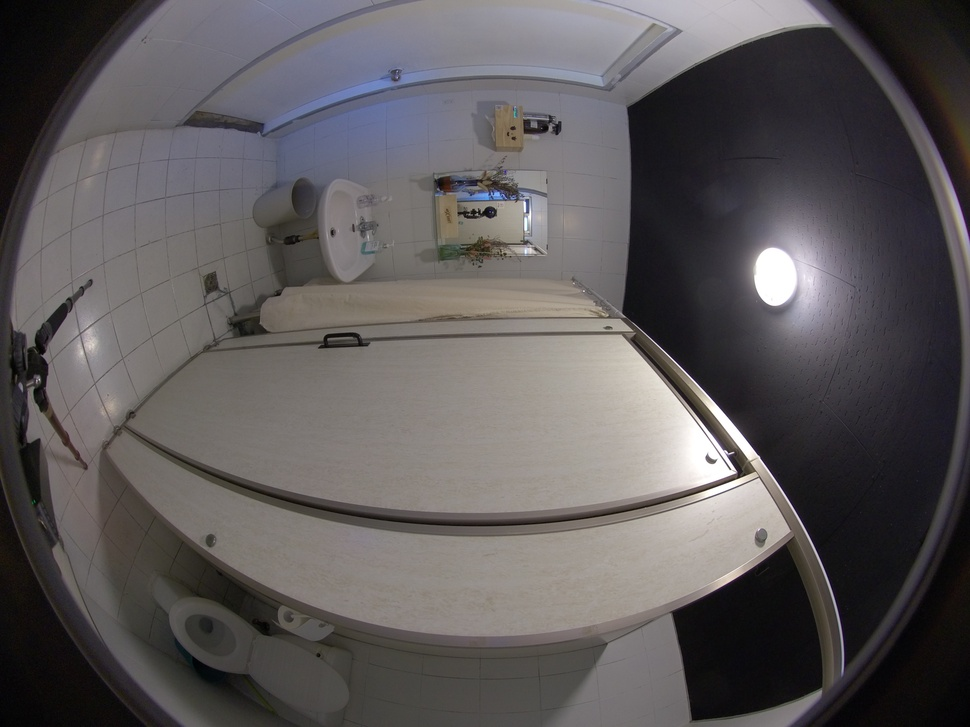
#> input picture image/origin_1.jpg, 970 x 727 px, shrunk from 4000 x 3000 before the run, given as the content of the folder image/origin_1.jpg, which was not available
$ python cut_fisheye_noise.py
#> lines starting #> are read from the running program, lines starting #| are printed output that depends on the picture; after the words box and inside, x2 and y2 are one past the last pixel; in counts of white or black regions, pixels touching at a corner belong together; pictures that were not available may be replaced by others from this repository, and a replacement may not be noted
import numpy as np
from PIL import Image, ImageDraw
import os


pathDir = 'image'
fileList = os.listdir(pathDir)
if '.DS_Store' in fileList:
    fileList.remove('.DS_Store')

for folder in fileList:
    fileList_second = os.listdir(pathDir+'/'+folder)

    if '.DS_Store' in fileList_second:
        fileList_second.remove('.DS_Store')
    for image in fileList_second:
        if image.split('.')[1] == 'jpg' and image.find('origin') != -1:
            # Open the input image as numpy array, convert to RGB
            img = Image.open(pathDir+'/'+folder+'/'+image).convert("RGB")
#> img is the input picture: PIL image 970x727 RGB; mean R, G, B 92.9, 89.1, 90.1
            npImage = np.array(img)
            h, w = img.size
#> h = 970; w = 727

            # Create same size alpha layer with circle
            alpha = Image.new('L', img.size, 0)
#> alpha: PIL image 970x727 L; every value is 0
            draw = ImageDraw.Draw(alpha)
            draw.pieslice([50, -450, h-50, w+450], 0, 360, fill=255)

            # Convert alpha Image to numpy array
            npAlpha = np.array(alpha)
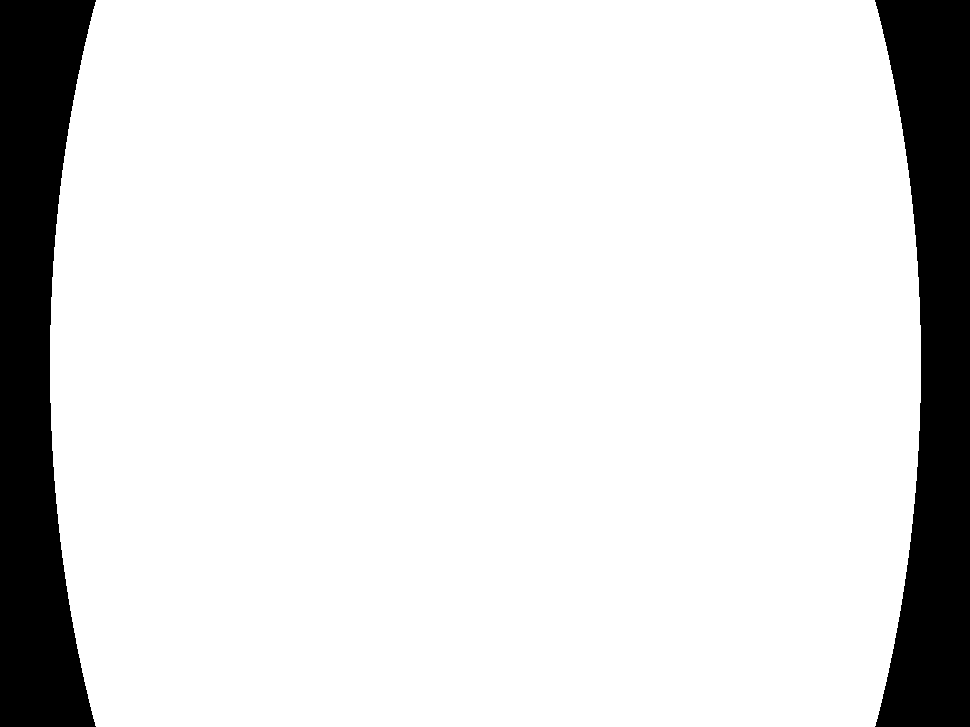
#> npAlpha: shape (727, 970); 86.7% white; 2 black regions, box (x1, y1, x2, y2) and area: (0, 0, 96, 727) 47204, (875, 0, 970, 727) 46477

            # Add alpha layer to RGB
            npImage = np.dstack((npImage, npAlpha))
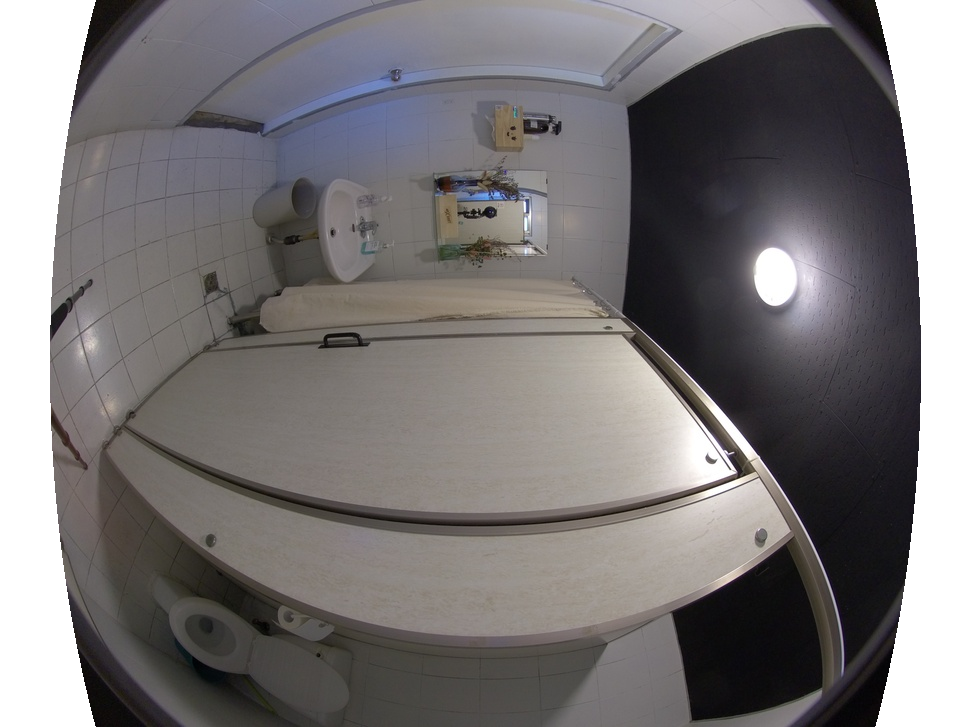
#> npImage: shape (727, 970, 4); mean R, G, B, A 92.9, 89.1, 90.1, 221.1; transparent parts drawn white

            # Save with alpha
            Image.fromarray(
                npImage[:, 50:h-50]).save(pathDir+'/'+folder+'/'+image.split('.')[0]+'.png')
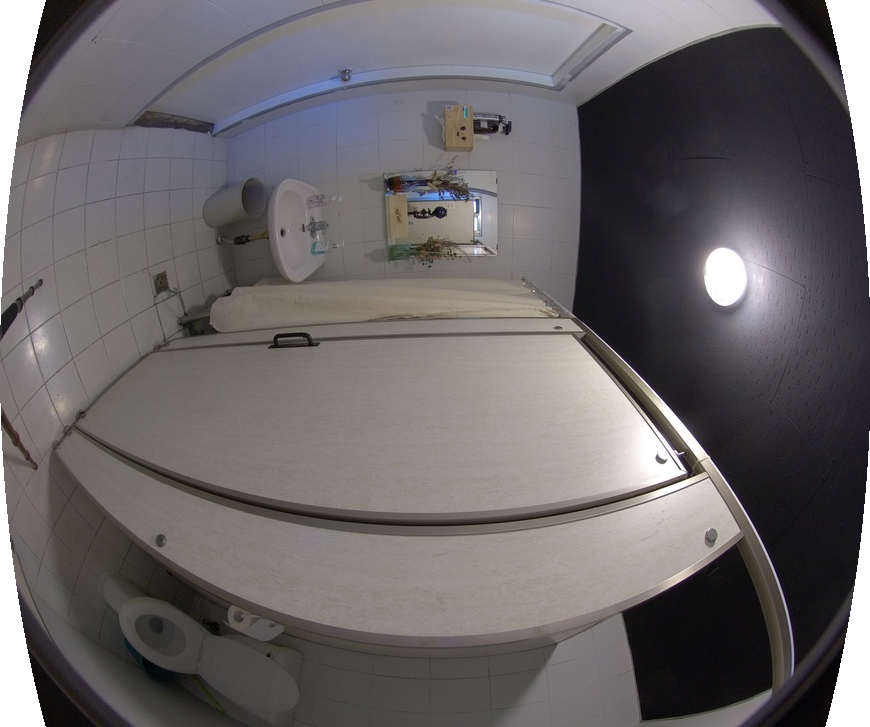
#> saved as origin_1.png: PIL image 870x727 RGBA; mean R, G, B, A 98.8, 95, 96, 246.5; transparent parts drawn white
